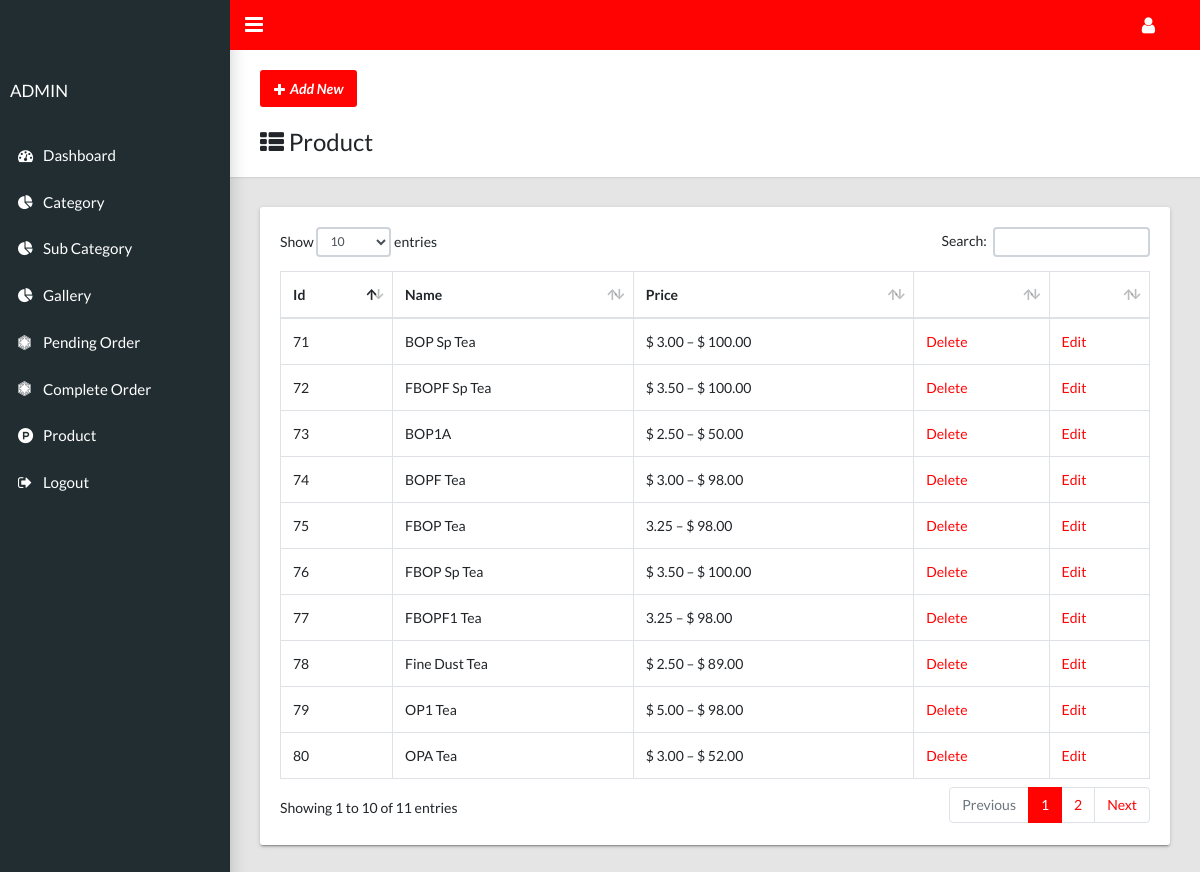
/admin/list-products.php (signed in), run on the app's committed database.
### tables this page shows
CREATE TABLE `product_tbl` (
  `pro_id` int(20) NOT NULL,
  `pro_name` varchar(400) NOT NULL,
  `pro_catid` int(20) NOT NULL,
  `pro_prise` varchar(222) NOT NULL,
  `pro_description` varchar(1500) NOT NULL,
  `pro_message` int(100) NOT NULL,
  `pro_image` int(100) NOT NULL,
  `pro_font` int(100) NOT NULL
);

### admin/list-products.php (the view, shortened to what this page needs)
<?php
include 'header.php';
include '../db/dbConnection.php';
?>
<main class="app-content">
    <div class="app-title">
        <div>
            <p><a class="btn btn-primary icon-btn" href="add-product"><i class="fa fa-plus"></i>Add New </a></p>
            <br>
            <h1><i class="fa fa-th-list"></i> Product</h1>
        </div>
    </div>
    <div class="row">
        <div class="col-md-12">
            <div class="tile">
                <div class="tile-body">
                    <table class="table table-hover table-bordered" id="sampleTable">
                        <thead>
                            <tr>
                                <th>Id</th>
                                <th>Name</th>
                                <th>Price</th>
                                <th></th>
                                <th></th>
                            </tr>
                        </thead>
                        <tbody>
                            <?php
                            $sql = 'SELECT * FROM `product_tbl` order by pro_id ';
                            $result = mysqli_query($connection, $sql);
                            while ($dataRow = mysqli_fetch_assoc($result)) {
                                echo '<tr>';
                                echo '<td >'.$dataRow['pro_id'].'</td>';
                                echo '<td >'.$dataRow['pro_name'].'</td>';
                                echo '<td >'.$dataRow['pro_prise'].'</td>';
                                echo "<td><a onClick=\"javascript: return confirm('Please confirm deletion');\"href='delete-product.php?id=$dataRow[pro_id]'>Delete</a></td>";
                                echo "<td><a href='edit-product?id=$dataRow[pro_id]'>Edit</a></td>";
                                echo '</tr>';
                            }?>
                        </tbody>
                    </table>
                </div>
            </div>
        </div>
    </div>
</main>

### admin/header.php (shortened to what this page needs)
<!DOCTYPE html>
<html lang="en">
<head>
    <link rel="stylesheet" type="text/css" href="css/main.css">
    <link rel="stylesheet" type="text/css"
        href="https://maxcdn.bootstrapcdn.com/font-awesome/4.7.0/css/font-awesome.min.css">
</head>
<body class="app sidebar-mini rtl">
    <header class="app-header"><a class="app-header__logo" href="index"></a>
        <a class="app-sidebar__toggle" href="#" data-toggle="sidebar"
            aria-label="Hide Sidebar"></a>
        <ul class="app-nav">
            <li class="dropdown"><a class="app-nav__item" href="#" data-toggle="dropdown"
                    aria-label="Open Profile Menu"><i class="fa fa-user fa-lg"></i></a>
            </li>
        </ul>
    </header>
    <aside class="app-sidebar">
        <div class="app-sidebar__user">
            <div>
                <p class="app-sidebar__user-name" style="text-transform: uppercase;">Admin</p>
            </div>
        </div>
        <ul class="app-menu">
            <li><a class="app-menu__item" href="home"><i class="app-menu__icon fa fa-dashboard"></i> <span class="app-menu__label">Dashboard</span></a></li>
            <li><a class="app-menu__item" href="list-category"><i class="app-menu__icon fa fa-pie-chart"> </i><span class="app-menu__label">Category</span></a></li>
            <li><a class="app-menu__item" href="list-subcategory"><i class="app-menu__icon fa fa-pie-chart"> </i><span class="app-menu__label">Sub Category</span></a></li>
            <li><a class="app-menu__item" href="list-image"><i class="app-menu__icon fa fa-pie-chart"> </i><span class="app-menu__label">Gallery</span></a></li>
            <li><a class="app-menu__item" href="list-order"><i class="app-menu__icon fa fa-first-order"> </i><span class="app-menu__label">Pending Order</span></a></li>
            <li><a class="app-menu__item" href="list-complre-order"><i class="app-menu__icon fa fa-first-order"> </i><span class="app-menu__label">Complete Order</span></a></li>
            <li><a class="app-menu__item" href="list-products"><i class="app-menu__icon fa fa-product-hunt"> </i><span class="app-menu__label">Product</span></a></li>
            <li><a class="app-menu__item" href="logout"><i class="app-menu__icon fa fa-sign-out"> </i><span class="app-menu__label">Logout</span></a></li>
        </ul>
    </aside>

### data on the page
product_tbl: pro_id "71", pro_name "BOP Sp Tea", pro_prise "$ 3.00 – $ 100.00"
product_tbl: pro_id "72", pro_name "FBOPF Sp Tea", pro_prise "$ 3.50 – $ 100.00"
product_tbl: pro_id "73", pro_name "BOP1A", pro_prise "$ 2.50 – $ 50.00"
product_tbl: pro_id "74", pro_name "BOPF Tea", pro_prise "$ 3.00 – $ 98.00"
product_tbl: pro_id "75", pro_name "FBOP Tea", pro_prise "3.25 – $ 98.00"
product_tbl: pro_id "76", pro_name "FBOP Sp Tea", pro_prise "$ 3.50 – $ 100.00"
product_tbl: pro_id "77", pro_name "FBOPF1 Tea", pro_prise "3.25 – $ 98.00"
product_tbl: pro_id "78", pro_name "Fine Dust Tea", pro_prise "$ 2.50 – $ 89.00"
product_tbl: pro_id "79", pro_name "OP1 Tea", pro_prise "$ 5.00 – $ 98.00"
product_tbl: pro_id "80", pro_name "OPA Tea", pro_prise "$ 3.00 – $ 52.00"
